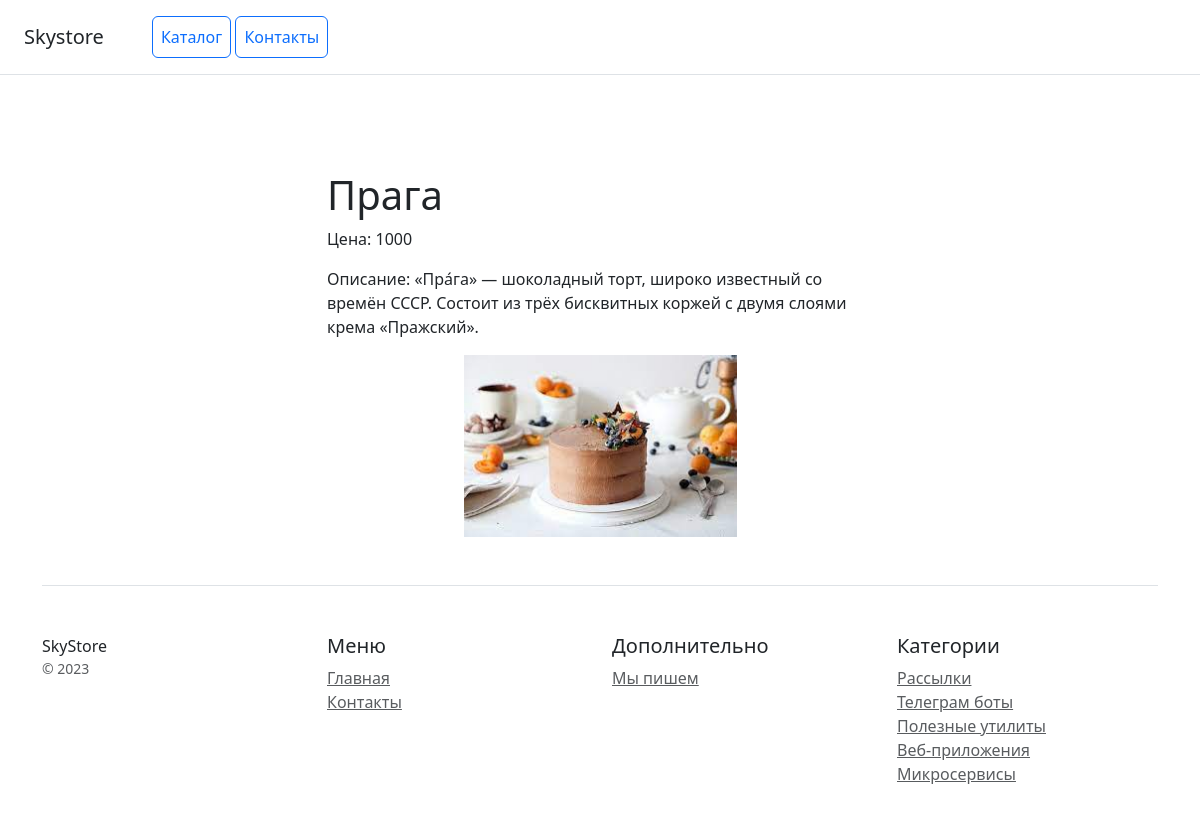
Page /dish/1/ on the committed database.
### main/models.py (models this page shows, shortened)
class Dish(models.Model):
    id = models.AutoField(primary_key=True)
    name = models.CharField(max_length=100, verbose_name='Название')
    description = models.TextField(verbose_name='описание')
    category = models.ForeignKey(Category, on_delete=models.CASCADE, verbose_name='Чтото определенное')
    photo = models.ImageField(upload_to='items', **NULLABLE, verbose_name='Фото')
    price = models.IntegerField(verbose_name='цена за единицу')
    birthday = models.DateField(**NULLABLE, verbose_name='Дата рождения')
    class Meta:
        verbose_name = 'Вещь'
        verbose_name_plural = 'Предметы'

### main/views.py (the view)
# urls.py: path('dish/<int:dish_id>/', views.dish_detail, name='dish_detail')
def dish_detail(request, dish_id):
    dish = Dish.objects.get(pk=dish_id)
    return render(request, 'main/dish_detail.html', {'dish': dish})

### main/templates/main/dish_detail.html
{% extends 'main/base.html' %}
{% block content %}
<div class="container">
    <div class="row justify-content-center">
        <div class="col-md-6">
            <h1>{{ dish.name }}</h1>
            <p>Цена: {{ dish.price }}</p>
            <p>Описание: {{ dish.description }}</p>
            <img src="{{ dish.photo.url }}" alt="Cake Image" class="img-fluid" style="max-width: 50%; max-height: 300px; display: block; margin: 0 auto;">
        </div>
    </div>
</div>
{% endblock %}

### rows in the picture
Dish: name "Прага", price "1000", description "«Пра́га» — шоколадный торт, широко известный со времён СССР. Состоит из трёх бисквитных коржей с двумя слоями крема «Пражский».", photo (picture)
